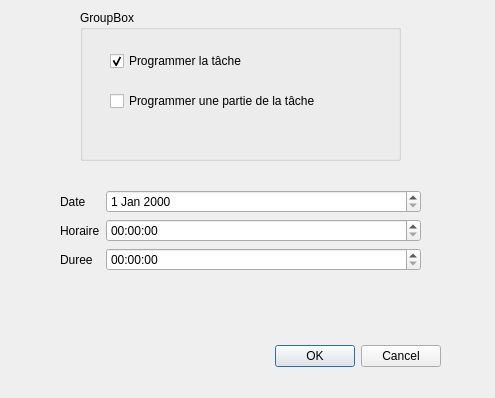
<?xml version="1.0" encoding="UTF-8"?>
<ui version="4.0">
 <class>ProgrammationTacheDialog</class>
 <widget class="QDialog" name="ProgrammationTacheDialog">
  <property name="geometry">
   <rect>
    <x>0</x>
    <y>0</y>
    <width>495</width>
    <height>398</height>
   </rect>
  </property>
  <property name="windowTitle">
   <string>Dialog</string>
  </property>
  <widget class="QDialogButtonBox" name="buttonBox">
   <property name="geometry">
    <rect>
     <x>100</x>
     <y>340</y>
     <width>341</width>
     <height>32</height>
    </rect>
   </property>
   <property name="orientation">
    <enum>Qt::Horizontal</enum>
   </property>
   <property name="standardButtons">
    <set>QDialogButtonBox::Cancel|QDialogButtonBox::Ok</set>
   </property>
  </widget>
  <widget class="QGroupBox" name="groupBox">
   <property name="geometry">
    <rect>
     <x>80</x>
     <y>10</y>
     <width>321</width>
     <height>151</height>
    </rect>
   </property>
   <property name="title">
    <string>GroupBox</string>
   </property>
   <widget class="QCheckBox" name="checkBox_tache">
    <property name="geometry">
     <rect>
      <x>30</x>
      <y>40</y>
      <width>221</width>
      <height>22</height>
     </rect>
    </property>
    <property name="text">
     <string>Programmer la tâche</string>
    </property>
    <property name="checked">
     <bool>true</bool>
    </property>
    <property name="autoExclusive">
     <bool>true</bool>
    </property>
   </widget>
   <widget class="QCheckBox" name="checkBox_partie_tache">
    <property name="geometry">
     <rect>
      <x>30</x>
      <y>80</y>
      <width>281</width>
      <height>22</height>
     </rect>
    </property>
    <property name="text">
     <string>Programmer une partie de la tâche</string>
    </property>
    <property name="autoExclusive">
     <bool>true</bool>
    </property>
   </widget>
  </widget>
  <widget class="QWidget" name="formLayoutWidget">
   <property name="geometry">
    <rect>
     <x>60</x>
     <y>190</y>
     <width>361</width>
     <height>121</height>
    </rect>
   </property>
   <layout class="QFormLayout" name="formLayout">
    <item row="0" column="0">
     <widget class="QLabel" name="label">
      <property name="text">
       <string>Date</string>
      </property>
     </widget>
    </item>
    <item row="1" column="0">
     <widget class="QLabel" name="label_2">
      <property name="text">
       <string>Horaire</string>
      </property>
     </widget>
    </item>
    <item row="0" column="1">
     <widget class="QDateEdit" name="dateEdit_date"/>
    </item>
    <item row="1" column="1">
     <widget class="QTimeEdit" name="timeEdit_horaire"/>
    </item>
    <item row="2" column="0">
     <widget class="QLabel" name="label_duree">
      <property name="text">
       <string>Duree</string>
      </property>
     </widget>
    </item>
    <item row="2" column="1">
     <widget class="QTimeEdit" name="timeEdit_duree"/>
    </item>
   </layout>
  </widget>
 </widget>
 <resources/>
 <connections>
  <connection>
   <sender>buttonBox</sender>
   <signal>accepted()</signal>
   <receiver>ProgrammationTacheDialog</receiver>
   <slot>accept()</slot>
   <hints>
    <hint type="sourcelabel">
     <x>248</x>
     <y>254</y>
    </hint>
    <hint type="destinationlabel">
     <x>157</x>
     <y>274</y>
    </hint>
   </hints>
  </connection>
  <connection>
   <sender>buttonBox</sender>
   <signal>rejected()</signal>
   <receiver>ProgrammationTacheDialog</receiver>
   <slot>reject()</slot>
   <hints>
    <hint type="sourcelabel">
     <x>316</x>
     <y>260</y>
    </hint>
    <hint type="destinationlabel">
     <x>286</x>
     <y>274</y>
    </hint>
   </hints>
  </connection>
 </connections>
</ui>
